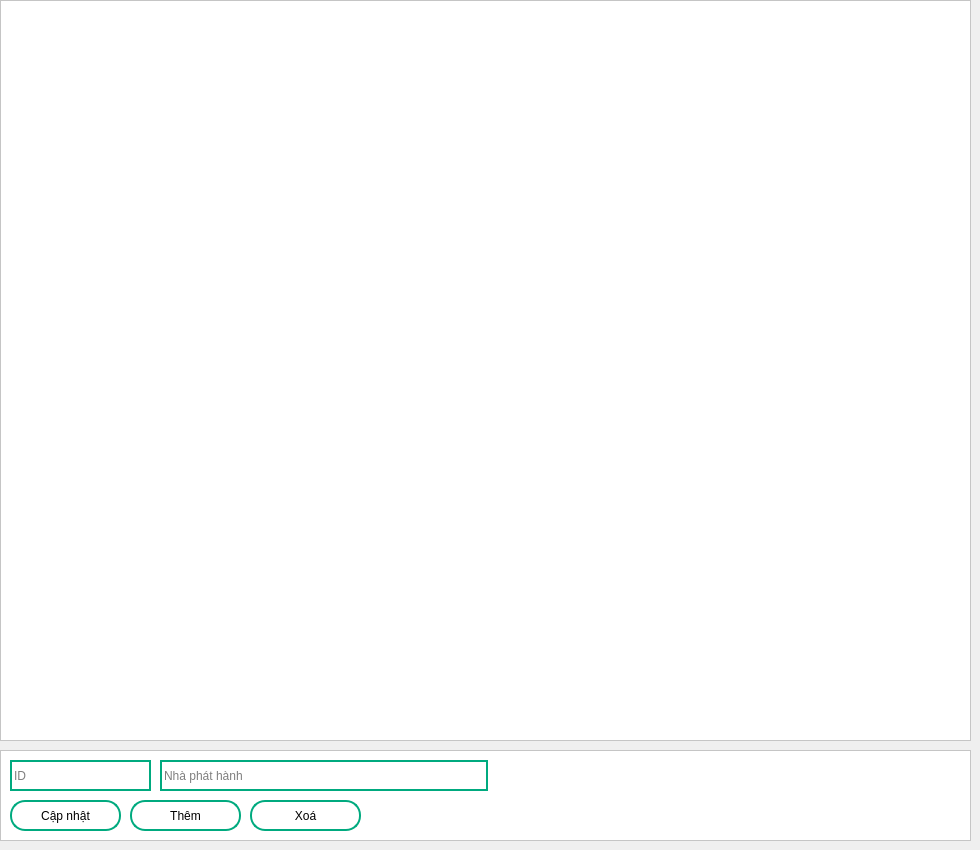
        <widget class="QWidget" name="page_5">
         <widget class="QTableWidget" name="Table_NhaPh">
          <property name="geometry">
           <rect>
            <x>0</x>
            <y>0</y>
            <width>971</width>
            <height>741</height>
           </rect>
          </property>
          <property name="styleSheet">
           <string notr="true">background-color: rgb(255, 255, 255);</string>
          </property>
         </widget>
         <widget class="QFrame" name="frame_6">
          <property name="geometry">
           <rect>
            <x>0</x>
            <y>750</y>
            <width>971</width>
            <height>91</height>
           </rect>
          </property>
          <property name="styleSheet">
           <string notr="true">background-color: rgb(255, 255, 255);</string>
          </property>
          <property name="frameShape">
           <enum>QFrame::StyledPanel</enum>
          </property>
          <property name="frameShadow">
           <enum>QFrame::Raised</enum>
          </property>
          <widget class="QPushButton" name="Btn_Update_Pub">
           <property name="geometry">
            <rect>
             <x>10</x>
             <y>50</y>
             <width>111</width>
             <height>31</height>
            </rect>
           </property>
           <property name="styleSheet">
            <string notr="true">QPushButton{
	border: 2px solid rgb(0, 170, 127);
	border-radius: 15px;
}

QPushButton:hover{
	color: rgb(255, 255, 255);
	background-color: rgb(0, 170, 127);
}</string>
           </property>
           <property name="text">
            <string>Cập nhật</string>
           </property>
          </widget>
          <widget class="QPushButton" name="Btn_Add_Pub">
           <property name="geometry">
            <rect>
             <x>130</x>
             <y>50</y>
             <width>111</width>
             <height>31</height>
            </rect>
           </property>
           <property name="styleSheet">
            <string notr="true">QPushButton{
	border: 2px solid rgb(0, 170, 127);
	border-radius: 15px;
}

QPushButton:hover{
	color: rgb(255, 255, 255);
	background-color: rgb(0, 170, 127);
}</string>
           </property>
           <property name="text">
            <string>Thêm</string>
           </property>
          </widget>
          <widget class="QPushButton" name="Btn_Del_Pub">
           <property name="geometry">
            <rect>
             <x>250</x>
             <y>50</y>
             <width>111</width>
             <height>31</height>
            </rect>
           </property>
           <property name="styleSheet">
            <string notr="true">QPushButton{
	border: 2px solid rgb(0, 170, 127);
	border-radius: 15px;
}

QPushButton:hover{
	color: rgb(255, 255, 255);
	background-color: rgb(0, 170, 127);
}</string>
           </property>
           <property name="text">
            <string>Xoá</string>
           </property>
          </widget>
          <widget class="QLineEdit" name="lineEdit_PubID">
           <property name="geometry">
            <rect>
             <x>10</x>
             <y>10</y>
             <width>141</width>
             <height>31</height>
            </rect>
           </property>
           <property name="styleSheet">
            <string notr="true">border:2px solid rgb(0, 170, 127);</string>
           </property>
           <property name="placeholderText">
            <string>ID</string>
           </property>
          </widget>
          <widget class="QLineEdit" name="lineEdit_PubName">
           <property name="geometry">
            <rect>
             <x>160</x>
             <y>10</y>
             <width>328</width>
             <height>31</height>
            </rect>
           </property>
           <property name="styleSheet">
            <string notr="true">border:2px solid rgb(0, 170, 127);</string>
           </property>
           <property name="placeholderText">
            <string>Nhà phát hành</string>
           </property>
          </widget>
         </widget>
        </widget>
